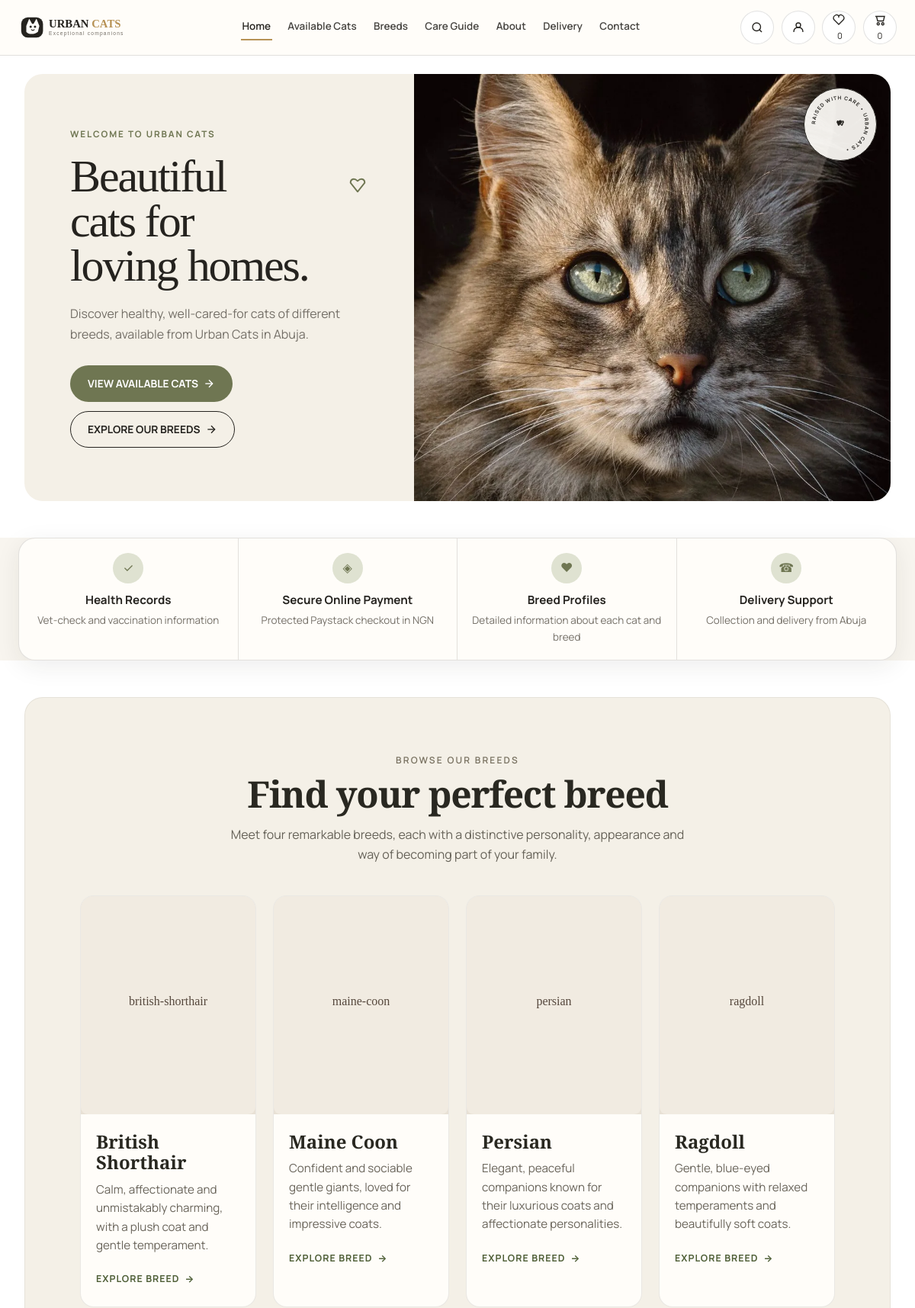
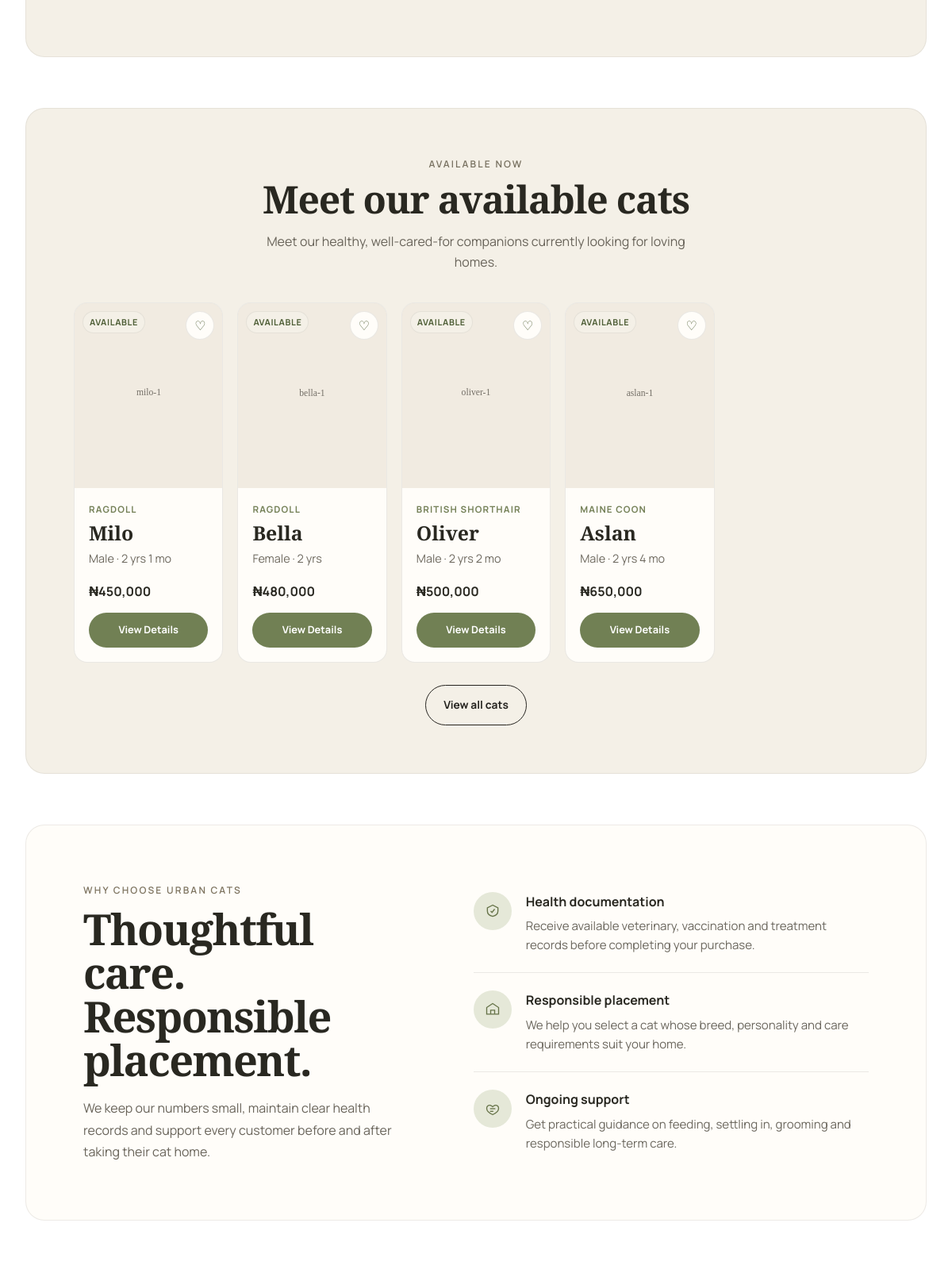
The page / (upper part) on the database its author committed (2 pictures, top to bottom).
### tables this page shows
CREATE TABLE `breeds` (
  `id` INT UNSIGNED AUTO_INCREMENT PRIMARY KEY,
  `slug` VARCHAR(80) NOT NULL UNIQUE,
  `name` VARCHAR(80) NOT NULL,
  `short_description` VARCHAR(255) NOT NULL,
  `description` TEXT NOT NULL,
  `temperament` VARCHAR(255) NOT NULL,
  `grooming` VARCHAR(255) NOT NULL,
  `activity_level` VARCHAR(100) NOT NULL,
  `size_info` VARCHAR(150) NOT NULL,
  `family_compatibility` VARCHAR(255) NOT NULL,
  `care_notes` TEXT NOT NULL,
  `image` VARCHAR(255) DEFAULT NULL,
  `created_at` TIMESTAMP DEFAULT CURRENT_TIMESTAMP,
  `updated_at` TIMESTAMP DEFAULT CURRENT_TIMESTAMP ON UPDATE CURRENT_TIMESTAMP
);

CREATE TABLE `cats` (
  `id` INT UNSIGNED AUTO_INCREMENT PRIMARY KEY,
  `breed_id` INT UNSIGNED NOT NULL,
  `name` VARCHAR(80) NOT NULL,
  `slug` VARCHAR(100) NOT NULL UNIQUE,
  `sex` ENUM('male','female') NOT NULL,
  `date_of_birth` DATE NOT NULL,
  `colour` VARCHAR(80) NOT NULL,
  `location` VARCHAR(120) NOT NULL,
  `price` DECIMAL(10,2) NOT NULL COMMENT 'Price in NGN',
  `deposit_amount` DECIMAL(10,2) DEFAULT NULL,
  `purchase_mode` ENUM('full','deposit','enquiry') NOT NULL DEFAULT 'full',
  `availability` ENUM('available','reserved','sold','coming_soon') NOT NULL DEFAULT 'available',
  `is_featured` TINYINT(1) NOT NULL DEFAULT 0,
  `is_active` TINYINT(1) NOT NULL DEFAULT 1,
  `personality` VARCHAR(255) NOT NULL,
  `vaccination_status` VARCHAR(255) NOT NULL,
  `health_notes` VARCHAR(255) NOT NULL,
  `litter_trained` TINYINT(1) NOT NULL DEFAULT 1,
  `feeding_info` VARCHAR(255) DEFAULT NULL,
  `parent_info` VARCHAR(255) DEFAULT NULL,
  `description` TEXT NOT NULL,
  `care_notes` TEXT NOT NULL,
  `created_at` TIMESTAMP DEFAULT CURRENT_TIMESTAMP,
  `updated_at` TIMESTAMP DEFAULT CURRENT_TIMESTAMP ON UPDATE CURRENT_TIMESTAMP,
  FOREIGN KEY (`breed_id`) REFERENCES `breeds`(`id`) ON DELETE CASCADE,
  INDEX (`availability`), INDEX (`breed_id`), INDEX (`price`)
);

CREATE TABLE `cat_images` (
  `id` INT UNSIGNED AUTO_INCREMENT PRIMARY KEY,
  `cat_id` INT UNSIGNED NOT NULL,
  `image_path` VARCHAR(255) NOT NULL,
  `is_primary` TINYINT(1) NOT NULL DEFAULT 0,
  `sort_order` INT NOT NULL DEFAULT 0,
  `created_at` TIMESTAMP DEFAULT CURRENT_TIMESTAMP,
  FOREIGN KEY (`cat_id`) REFERENCES `cats`(`id`) ON DELETE CASCADE
);

### config/config.php (called while the page is built)
<?php
return [
    'db' => ['host'=>'127.0.0.1','name'=>'urban_cats','user'=>'root','pass'=>'','charset'=>'utf8mb4'],
    'site' => ['name'=>'Urban Cats','base_url'=>'http://localhost/urbancat'],
    'security' => ['session_name'=>'urbancats_sess','csrf_token_name'=>'csrf_token'],
    'upload' => [
        'max_bytes'=>4*1024*1024,
        'allowed_mimes'=>['image/jpeg','image/png','image/webp'],
        'allowed_ext'=>['jpg','jpeg','png','webp'],
        'dir'=>__DIR__.'/../uploads/cats',
        'url_prefix'=>'uploads/cats',
        'thumb_w'=>600,
    ],
    'contact' => ['to_email'=>'urbankitty0@gmail.com','whatsapp_number'=>'2349122037945'],
    'paystack' => ['public_key'=>'pk_test_placeholder','secret_key'=>'sk_test_placeholder','webhook_secret'=>'whsec_placeholder','currency'=>'NGN'],
    'app' => ['env'=>'development'],
];

### includes/helpers.php (called while the page is built, shortened)
<?php
function e(string $s): string {return htmlspecialchars($s, ENT_QUOTES|ENT_SUBSTITUTE,'UTF-8');}
function base_url(string $p=''):string{static $b=null;if($b===null){$cfg=require __DIR__.'/../config/config.php';$b=rtrim($cfg['site']['base_url'],'/'); }return $b.($p?'/'.ltrim($p,'/'):'');}
function asset(string $p):string{return base_url($p);}
function format_price(float $n):string{return '₦'.number_format($n,0);}
function age_from_dob(string $dob):string{$b=new DateTime($dob);$n=new DateTime();$df=$n->diff($b);if($df->y>0)return $df->y.' yr'.($df->y>1?'s':'').($df->m?' '.$df->m.' mo':'');if($df->m>0)return $df->m.' month'.($df->m>1?'s':'');return $df->d.' day'.($df->d!=1?'s':'');}

### includes/functions_catalog.php (called while the page is built, shortened)
<?php
function fetch_breeds(PDO $pdo):array{return $pdo->query("SELECT * FROM breeds ORDER BY name")->fetchAll();}
function cat_images(PDO $pdo,int $id):array{$s=$pdo->prepare("SELECT * FROM cat_images WHERE cat_id=? ORDER BY is_primary DESC, sort_order ASC, id ASC");$s->execute([$id]);return $s->fetchAll();}
function primary_image(PDO $pdo,int $id):string{$imgs=cat_images($pdo,$id);if($imgs)return $imgs[0]['image_path'];return 'assets/images/cats/placeholder.svg';}
function format_availability(string $a):string{return match($a){'available'=>'Available','reserved'=>'Reserved','sold'=>'Sold','coming_soon'=>'Coming Soon',default=>$a};}

### index.php (the view, shortened to what this page needs)
<?php
require __DIR__.'/includes/bootstrap.php';
require __DIR__.'/includes/functions_catalog.php';
$breeds=[]; $featured=[]; $faqs=[]; $testimonials=[]; $dbError=null;
try{
 $breeds=fetch_breeds($pdo);
}catch(Throwable $e){error_log('DB breeds failed: '.$e->getMessage()); $dbError='Our cat listings are temporarily unavailable. Please try again shortly.';}
try{
 $featured=$pdo->query("SELECT c.*, b.name as breed_name FROM cats c JOIN breeds b ON b.id=c.breed_id WHERE c.is_featured=1 AND c.is_active=1 ORDER BY c.created_at DESC LIMIT 6")->fetchAll();
}catch(Throwable $e){error_log('DB featured failed: '.$e->getMessage()); $featured=[]; $dbError=$dbError??'Our cat listings are temporarily unavailable.';}
?>
<!doctype html><html lang="en" class="no-js"><head><?php include __DIR__.'/includes/partials/head.php'; ?></head><body>
<?php include __DIR__.'/includes/partials/header.php'; ?>
<main id="main">
<section class="hero">
  <div class="hero__content">
   <p class="hero__eyebrow">WELCOME TO URBAN CATS</p>
   <h1 class="hero__title"><span class="hero__title-text">Beautiful cats for loving homes.</span>
    <span class="hero__heart" aria-hidden="true"><svg viewBox="0 0 24 24" fill="none" stroke="currentColor" stroke-width="1.6" stroke-linecap="round" stroke-linejoin="round"><path d="M12 20 L4 10 C4 6 8 4 12 8 C16 4 20 6 20 10 L12 20 Z"/></svg></span>
   </h1>
   <p class="hero__description">Discover healthy, well-cared-for cats of different breeds, available from Urban Cats in Abuja.</p>
   <div class="hero__actions">
    <a href="<?= asset('cats.php') ?>" class="btn btn--primary">VIEW AVAILABLE CATS <svg class="icon" viewBox="0 0 24 24" fill="none" stroke-width="2"><path d="M5 12 H19"/><path d="M12 5 L19 12 L12 19"/></svg></a>
    <a href="<?= asset('breeds.php') ?>" class="btn btn--ghost">EXPLORE OUR BREEDS <svg class="icon" viewBox="0 0 24 24" fill="none" stroke-width="2"><path d="M5 12 H19"/><path d="M12 5 L19 12 L12 19"/></svg></a>
   </div>
  </div>
  <div class="hero__media"><img src="<?= asset('assets/images/hero/maine-coon-hero.webp') ?>" alt="Large Maine Coon cat resting comfortably in a warm home" width="1200" height="900" fetchpriority="high">
   <div class="hero-badge" aria-hidden="true">
    <div class="hero-badge__inner">
     <svg viewBox="0 0 100 100" width="88" height="88"><defs><path id="circle2" d="M50,50 m-37,0 a37,37 0 1,1 74,0 a37,37 0 1,1 -74,0"/></defs><text font-size="7.5" font-family="Manrope, sans-serif" font-weight="700" letter-spacing="1.2" fill="#25231f"><textPath href="#circle2">RAISED WITH CARE • URBAN CATS •</textPath></text></svg>
     <span style="position:absolute; top:50%; left:50%; transform:translate(-50%,-50%)"></span>
    </div>
   </div>
  </div>
</section>
<section class="trust-features">
 <div class="container">
  <div class="trust-features__panel">
   <div class="feature"><div class="feature__icon">✓</div><h3>Health Records</h3><p>Vet-check and vaccination information</p></div>
   <div class="feature"><div class="feature__icon">◈</div><h3>Secure Online Payment</h3><p>Protected Paystack checkout in NGN</p></div>
   <div class="feature"><div class="feature__icon">♥</div><h3>Breed Profiles</h3><p>Detailed information about each cat and breed</p></div>
   <div class="feature"><div class="feature__icon">☎</div><h3>Delivery Support</h3><p>Collection and delivery from Abuja</p></div>
  </div>
 </div>
</section>
 <section class="breeds-section">
  <div class="breeds-section__header">
   <p class="breeds-section__eyebrow">BROWSE OUR BREEDS</p>
   <h2 class="breeds-section__title">Find your perfect breed</h2>
   <p class="breeds-section__description">Meet four remarkable breeds, each with a distinctive personality, appearance and way of becoming part of your family.</p>
  </div>
  <div class="breeds-grid">
   <?php
   $breedDescriptions=[
    'british-shorthair'=>'Calm, affectionate and unmistakably charming, with a plush coat and gentle temperament.',
    'maine-coon'=>'Confident and sociable gentle giants, loved for their intelligence and impressive coats.',
    'persian'=>'Elegant, peaceful companions known for their luxurious coats and affectionate personalities.',
    'ragdoll'=>'Gentle, blue-eyed companions with relaxed temperaments and beautifully soft coats.'
   ];
   $breedOrder=['british-shorthair','maine-coon','persian','ragdoll'];
   $breedsBySlug=[]; foreach($breeds as $bb) $breedsBySlug[$bb['slug']]=$bb;
   $orderedBreeds=[]; foreach($breedOrder as $s) if(isset($breedsBySlug[$s])) $orderedBreeds[]=$breedsBySlug[$s];
   if($dbError && !$breeds): ?><p class="muted" style="text-align:center"><?= e($dbError) ?></p><?php endif; ?>
   <?php foreach($orderedBreeds as $b):
     $slug=$b['slug']; $desc=$breedDescriptions[$slug] ?? $b['short_description'];
     $altMap=[
      'british-shorthair'=>'Plush British Shorthair cat with round face, blue-grey coat',
      'maine-coon'=>'Majestic Maine Coon cat with long fur and ear tufts',
      'persian'=>'Elegant long-haired Persian cat with luxurious coat',
      'ragdoll'=>'Beautiful blue-eyed Ragdoll cat with colour-point coat'
     ];
     $alt=$altMap[$slug] ?? $b['name'];
   ?>
   <article class="breed-card">
    <a class="breed-card__image-link" href="<?= asset('breed.php?slug='.urlencode($slug)) ?>">
     <img class="breed-card__image" src="<?= asset($b['image']) ?>" alt="<?= e($alt) ?>" width="640" height="800" loading="lazy">
    </a>
    <div class="breed-card__content">
     <h3 class="breed-card__title"><?= e($b['name']) ?></h3>
     <p class="breed-card__description"><?= e($desc) ?></p>
     <a class="breed-card__link" href="<?= asset('breed.php?slug='.urlencode($slug)) ?>">Explore breed <span aria-hidden="true">→</span></a>
    </div>
   </article>
   <?php endforeach; ?>
  </div>
 </section>
 <section class="available-cats-section">
  <div class="available-cats__header">
   <p class="available-cats__eyebrow">AVAILABLE NOW</p>
   <h2 class="available-cats__title">Meet our available cats</h2>
   <p class="available-cats__description">Meet our healthy, well-cared-for companions currently looking for loving homes.</p>
  </div>
  <?php
  $desiredOrder=['Luna','Milo','Bella','Oliver','Nala'];
  $orderedFeatured=[];
  if($featured){
   $byName=[]; foreach($featured as $c) $byName[$c['name']]=$c;
   foreach($desiredOrder as $n) if(isset($byName[$n])) $orderedFeatured[]=$byName[$n];
   foreach($featured as $c) if(!in_array($c['name'],$desiredOrder)) $orderedFeatured[]=$c;
   $featured=array_slice($orderedFeatured,0,5);
  }
  if($dbError && !$featured): ?><p class="muted" style="text-align:center"><?= e($dbError) ?></p><?php endif; ?>
  <?php if(!$featured): ?><div style="text-align:center; padding:2rem; border:1px dashed var(--color-border); border-radius:12px; background:#fffdf9"><p class="muted">No cats currently available. Please check back soon or <a href="<?= asset('contact.php') ?>" style="text-decoration:underline">contact us</a>.</p></div>
  <?php else: ?>
  <div class="available-cats__grid">
   <?php foreach($featured as $cat):
    try{$img=primary_image($pdo,(int)$cat['id']); if(!$img || !is_file(__DIR__.'/'.$img)) $img='assets/images/cats/placeholder.svg';}catch(Throwable $e){$img='assets/images/cats/placeholder.svg';}
    $age=age_from_dob($cat['date_of_birth']);
   ?>
   <article class="available-cat-card">
    <div class="available-cat-card__media">
     <img src="<?= asset($img) ?>" alt="<?= e($cat['name']) ?>, a <?= e($cat['sex']) ?> <?= e($cat['breed_name']) ?> cat" width="600" height="750" loading="lazy">
     <span class="available-cat-card__status"><?= e(format_availability($cat['availability'])) ?></span>
     <button class="available-cat-card__favourite" type="button" aria-label="Add <?= e($cat['name']) ?> to favourites" data-fav="<?= e($cat['slug']) ?>">♡</button>
    </div>
    <div class="available-cat-card__content">
     <p class="available-cat-card__breed"><?= e($cat['breed_name']) ?></p>
     <h3 class="available-cat-card__name"><?= e($cat['name']) ?></h3>
     <p class="available-cat-card__details"><?= e(ucfirst($cat['sex'])) ?> · <?= e($age) ?></p>
     <div class="available-cat-card__footer">
      <strong class="available-cat-card__price"><?= e(format_price((float)$cat['price'])) ?></strong>
      <a href="<?= asset('cat.php?slug='.urlencode($cat['slug'])) ?>" class="available-cat-card__button">View Details</a>
     </div>
    </div>
   </article>
   <?php endforeach; ?>
  </div>
  <?php endif; ?>
  <div style="text-align:center; margin-top:28px"><a href="<?= asset('cats.php') ?>" class="btn btn--ghost">View all cats</a></div>
 </section>
  <section class="why-urban-cats">
   <div class="why-urban-cats__intro">
    <p class="why-urban-cats__eyebrow">WHY CHOOSE URBAN CATS</p>
    <h2 class="why-urban-cats__title">Thoughtful care. Responsible placement.</h2>
    <p class="why-urban-cats__text">We keep our numbers small, maintain clear health records and support every customer before and after taking their cat home.</p>
   </div>
   <div class="why-urban-cats__benefits">
    <div class="why-benefit">
     <div class="why-benefit__icon" aria-hidden="true"><svg viewBox="0 0 24 24"><path d="M9 12 L11 14 L15 9"/><path d="M12 3 L4 7 V12 C4 16 8 19 12 20 C16 19 20 16 20 12 V7 Z"/></svg></div>
     <div>
      <h3 class="why-benefit__title">Health documentation</h3>
      <p class="why-benefit__description">Receive available veterinary, vaccination and treatment records before completing your purchase.</p>
     </div>
    </div>
    <div class="why-benefit">
     <div class="why-benefit__icon" aria-hidden="true"><svg viewBox="0 0 24 24"><path d="M3 9 L12 3 L21 9 V19 H3 V9 Z"/><path d="M9 19 V13 H15 V19"/></svg></div>
     <div>
      <h3 class="why-benefit__title">Responsible placement</h3>
      <p class="why-benefit__description">We help you select a cat whose breed, personality and care requirements suit your home.</p>
     </div>
    </div>
    <div class="why-benefit">
     <div class="why-benefit__icon" aria-hidden="true"><svg viewBox="0 0 24 24"><path d="M21 11.5 C21 15 17 19 12 21 C7 19 3 15 3 11.5 C3 8 6 6 9 7 C11 8 12 9 12 9 C12 9 13 8 15 7 C18 6 21 8 21 11.5 Z"/><path d="M8 12 H16"/><path d="M8 16 H13"/></svg></div>
     <div>
      <h3 class="why-benefit__title">Ongoing support</h3>
      <p class="why-benefit__description">Get practical guidance on feeding, settling in, grooming and responsible long-term care.</p>
     </div>
    </div>
   </div>
  </section>
</main>
</body></html>

### rows shown on the page
breeds: image+slug (picture), name "British Shorthair", slug "Calm, affectionate and unmistakably charming, with a plush coat and gentle temperament."
breeds: image+slug (picture), name "Maine Coon", slug "Confident and sociable gentle giants, loved for their intelligence and impressive coats."
breeds: image+slug (picture), name "Persian", slug "Elegant, peaceful companions known for their luxurious coats and affectionate personalities."
breeds: image+slug (picture), name "Ragdoll", slug "Gentle, blue-eyed companions with relaxed temperaments and beautifully soft coats."
cats: id.image_path (picture), availability "AVAILABLE", breed.name "RAGDOLL", name "Milo", sex "Male", date_of_birth "2 yrs 1 mo", price "₦450,000"
cats: id.image_path (picture), availability "AVAILABLE", breed.name "RAGDOLL", name "Bella", sex "Female", date_of_birth "2 yrs", price "₦480,000"
cats: id.image_path (picture), availability "AVAILABLE", breed.name "BRITISH SHORTHAIR", name "Oliver", sex "Male", date_of_birth "2 yrs 2 mo", price "₦500,000"
cats: id.image_path (picture), availability "AVAILABLE", breed.name "MAINE COON", name "Aslan", sex "Male", date_of_birth "2 yrs 4 mo", price "₦650,000"

### other values the page prints
$favCnt "0"
$cartCnt "0"
